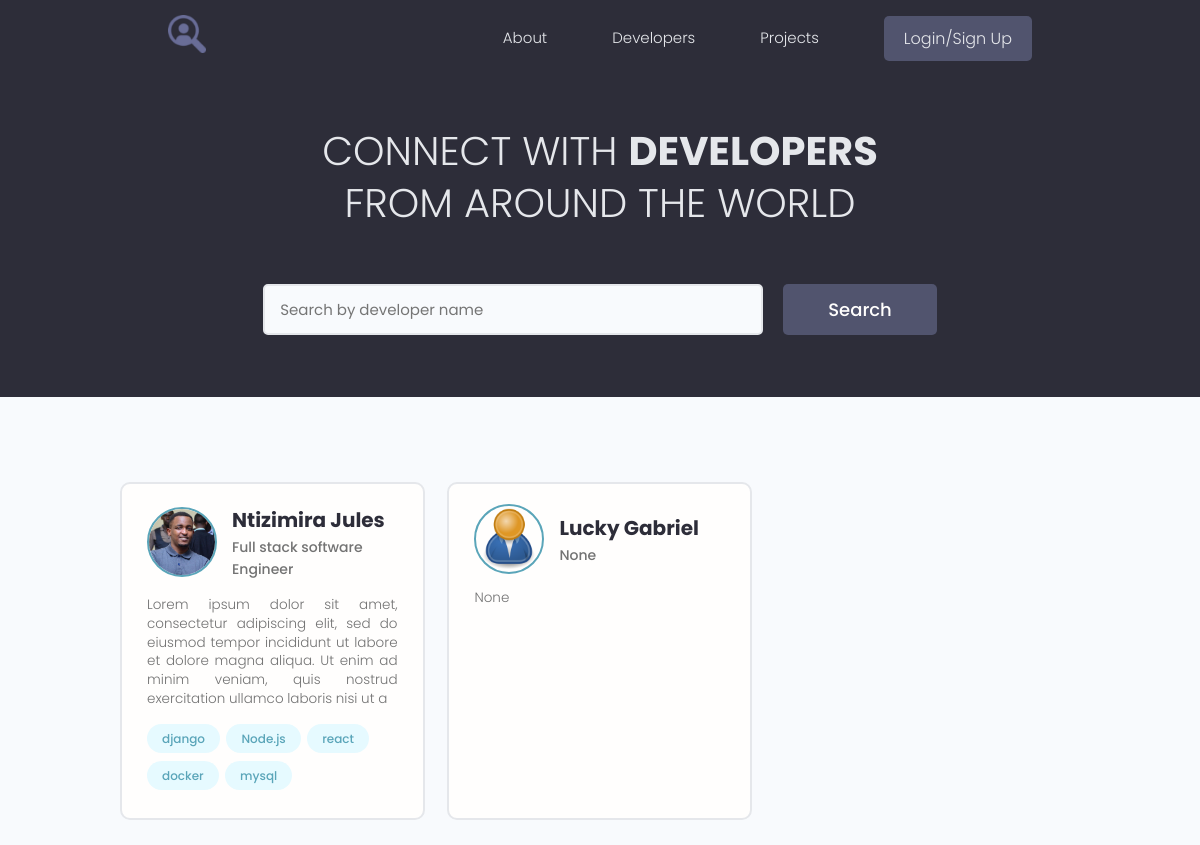
/profiles, run on an earlier commit of the app's database.
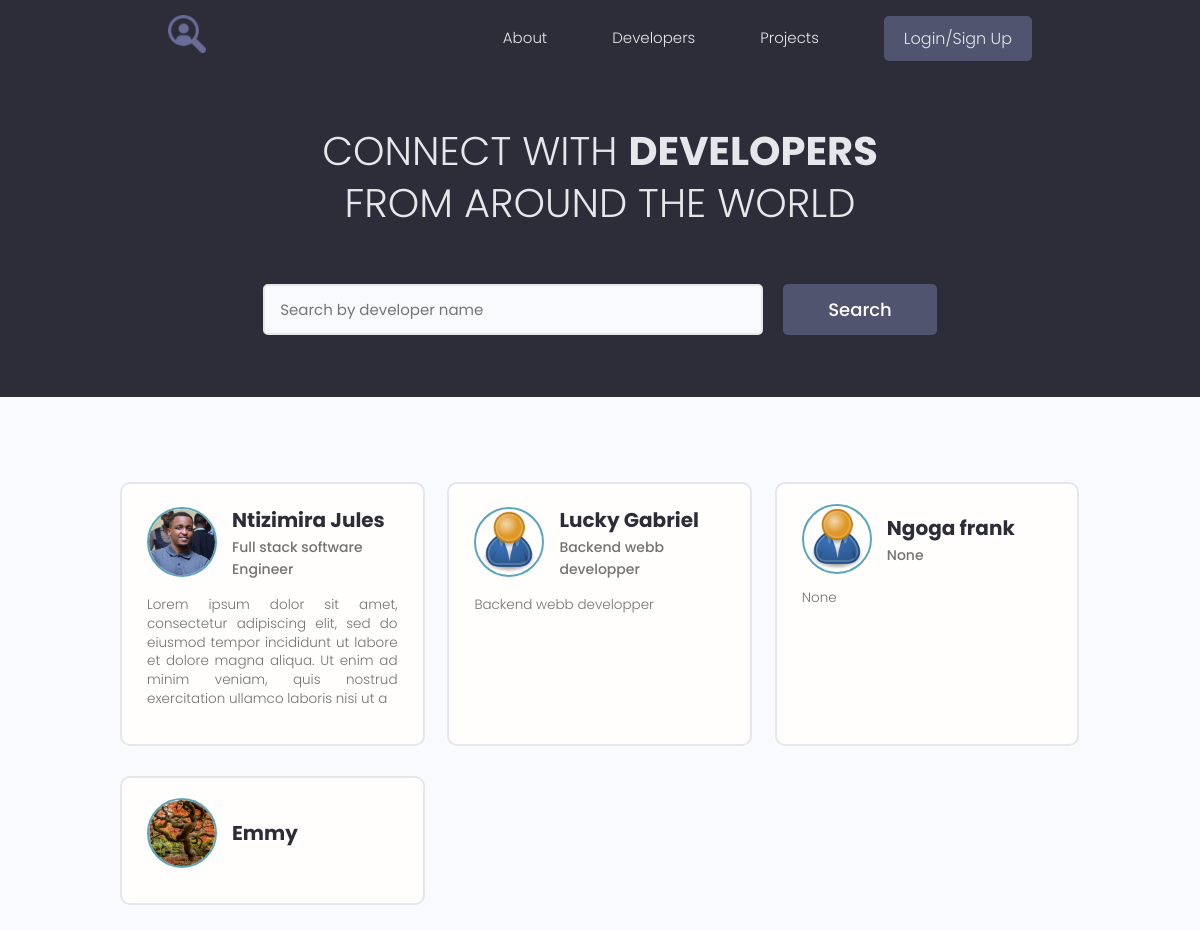
And on a later commit of the database.
### models/user.py (models this page shows, shortened)
class Profile(BaseModel, Base):
    __tablename__ = 'profiles'
    user_id = Column(String(60), ForeignKey('users.id'))
    user = relationship("User", back_populates="profile")
    username = Column(String(150), nullable=False, unique=True)
    email = Column(String(150), nullable=False)
    name = Column(String(150), nullable=False)
    bio = Column(Text, nullable=True)
    location = Column(String(150), nullable=True)
    headline = Column(String(250), nullable=True)
    profile_image_url = Column(String(2000), default='images/profiles/user-default.png')
    social_github = Column(String(200), nullable=True)
    social_linkdin = Column(String(200), nullable=True)
    social_youtube = Column(String(200), nullable=True)
    social_twitter = Column(String(200), nullable=True)
    skills = relationship("Skill", backref="profile",
                          cascade="all, delete, delete-orphan")
    comments = relationship("Comment", backref="profile", cascade="all, delete-orphan")
    rates = relationship("Rate", backref="profile", cascade="all, delete-orphan")
    notes = relationship("Note", backref="profile", cascade="all, delete-orphan")

### models/skill.py (models this page shows, shortened)
class Skill(BaseModel, Base):
    __tablename__ = 'skills'
    profile_id = Column(String(60), ForeignKey('profiles.id'), nullable=True)
    name = Column(String(200), nullable=False)
    description = Column(Text, nullable=True)

### webdynamic/views/users.py (the view)
@app_views.route('/profiles', methods=['GET'], strict_slashes=False)
def profiles():
    profiles = []
    searchQuery = None
    if request.args.get('text'):
        searchQuery = request.args.get('text').lower()
        profiles = profile_search(searchQuery)
    else:
        profiles = list(storage.all(Profile).values())
    page = int(request.args.get('page', 1))
    result = paginate(profiles, page)
    context = {
        'items_on_page': result.get('items_on_page'),
        'total_pages': result.get('total_pages'),
        'queryPage': page,
        'custom_range': result.get('custom_range'),
        'searchQuery': searchQuery if searchQuery else None
        }
    return render_template('profiles.html', **context)

### models/engine/dbManager.py (called while the page is built)
    def all(self, cls=None):
        new_dict = {}
        for clss in classes:
            if cls is None or cls is classes[clss] or cls is clss:
                objs = self.__session.query(classes[clss]).all()
                for obj in objs:
                    key = obj.__class__.__name__ + '.' + obj.id
                    new_dict[key] = obj
        return (new_dict)

### utils/paginate.py (called while the page is built)
def paginate(data, page=1):
    per_page = 9
    start_index = (page - 1) * per_page
    end_index = start_index + per_page
    total_pages = (len(data) + per_page - 1) // per_page
    items_on_page = data[start_index:end_index]
    leftindex = page - 4 if page > 4 else 1
    rightIndex =  page + 5 if (page + 5) <= total_pages else total_pages + 1
    custom_range = range(leftindex, rightIndex)
    prev_page = page - 1 if page > 1 else None
    next_page = page + 1 if page + 1 <= total_pages else None
    result = {
        'page': page,
        'page_size': len(items_on_page),
        'prev_page': prev_page,
        'next_page': next_page,
        'total_pages': total_pages,
        'custom_range': custom_range,
        'items_on_page': items_on_page,
    }
    return result

### webdynamic/templates/profiles.html (shortened to what this page needs)
{% extends 'main.html' %}
{% block content %}
  <main class="home">
    <section class="hero-section text-center">
      <div class="container container--narrow">
        <div class="hero-section__box">
          <h2>CONNECT WITH <span>DEVELOPERS</span></h2>
          <h2>FROM AROUND THE WORLD</h2>
        </div>
        <div class="hero-section__search">
          <form class="form" action="{{url_for('app_views.profiles')}}"  method="get" enctype="multipart/form-data">
            <div class="form__field">
              <input class="input input--text" id="formInput#search" type="text" name="text"
                placeholder="Search by developer name" />
            </div>
            <input class="btn btn--sub btn--lg" type="submit" value="Search" />
          </form>
        </div>
      </div>
    </section>
    <section class="devlist">
      <div class="container">
        <div class="grid grid--three">
            {% for profile in items_on_page %}
            <div class="column card">
                <div class="dev">
                <a href="{{url_for('app_views.profile', profile_id=profile.id)}}" class="card__body">
                    <div class="dev__profile">
                    <img class="avatar avatar--md" src="{{url_for('static', filename=profile.profile_image_url)}}" alt="image" />
                    <div class="dev__meta">
                        <h3>{{profile.name}}</h3>
                        <h5>{{profile.headline}}</h5>
                    </div>
                    </div>
                    <p class="dev__info">
                        {{profile.bio[:200] if profile.bio and profile.bio|length > 150 else profile.bio}}
                    </p>
                    <div class="dev__skills">
                    {% for skill in profile.skills %}
                    <span class="tag tag--pill tag--main">
                        <small>{{skill.name}}</small>
                    </span>
                    {% endfor %}
                    </div>
                </a>
                </div>
            </div>
            {% endfor %}
        </div>
      </div>
    </section>
  </main>
{% endblock %}

What changed in the data, as far as the page shows it:
removed Skill: name "django", shown under Profile "Ntizimira Jules"
removed Skill: name "Node.js", shown under Profile "Ntizimira Jules"
removed Skill: name "react", shown under Profile "Ntizimira Jules"
removed Skill: name "docker", shown under Profile "Ntizimira Jules"
removed Skill: name "mysql", shown under Profile "Ntizimira Jules"
changed Profile "Lucky Gabriel": headline "None" → "Backend webb developper"; bio "None" → "Backend webb developper"
added Profile: profile_image_url (placeholder picture), name "Ngoga frank", headline "None", bio "None"
added Profile: profile_image_url (picture), name "Emmy"
